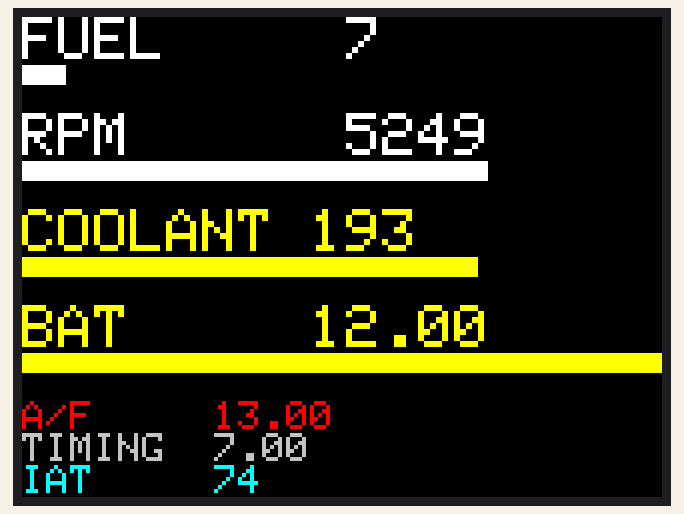
Bench run of a sketch on a simulated Arduino Uno, built with avr-gcc and run on an emulated ATmega328P. On the bench: 320×240 colour display. Random numbers use the default seed unless the sketch sets one.

Above: at 0.43 s.
At 5.29 s:
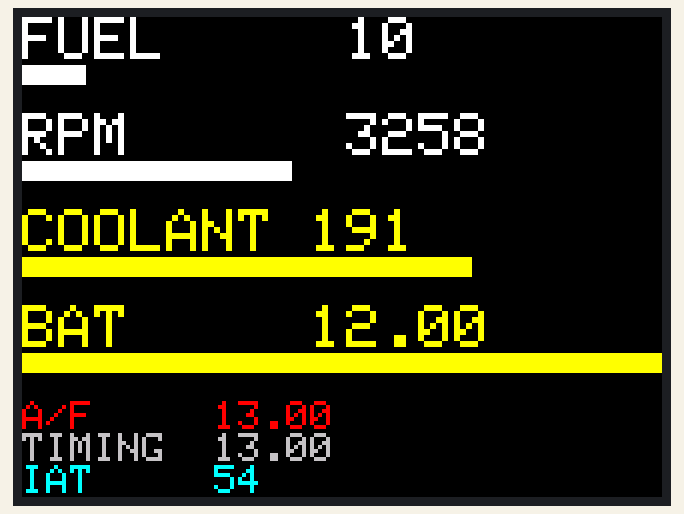
At 9.89 s:
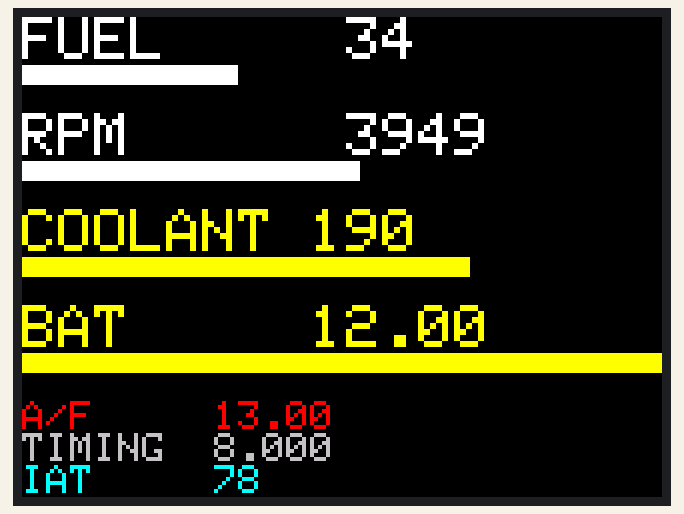
At 17.65 s:
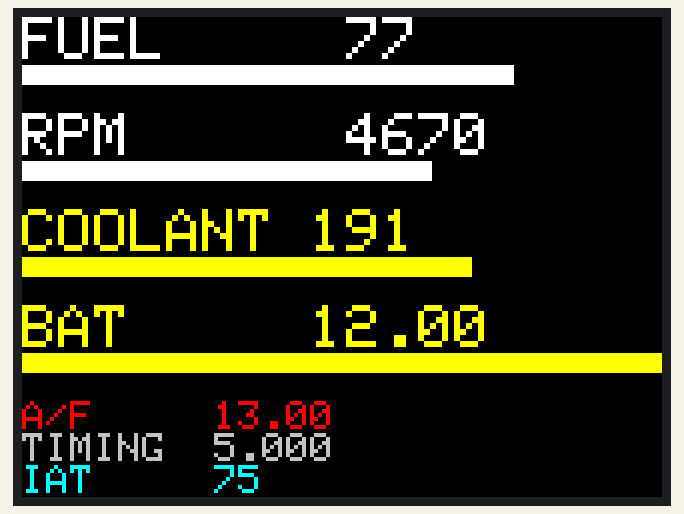
At 28.38 s:
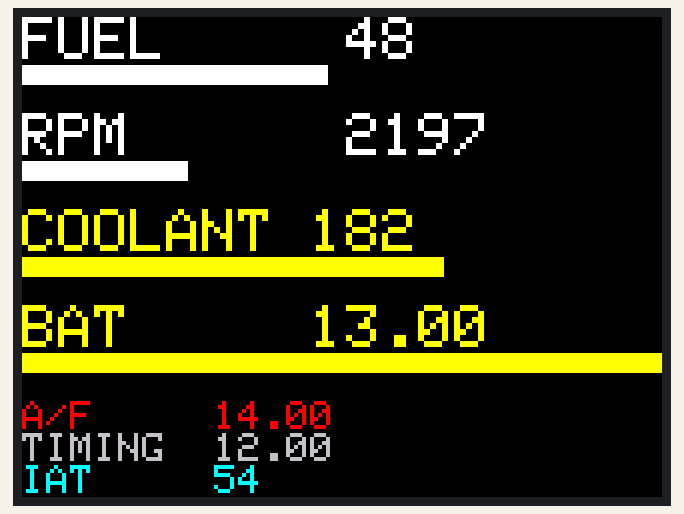
At 39.1 s:
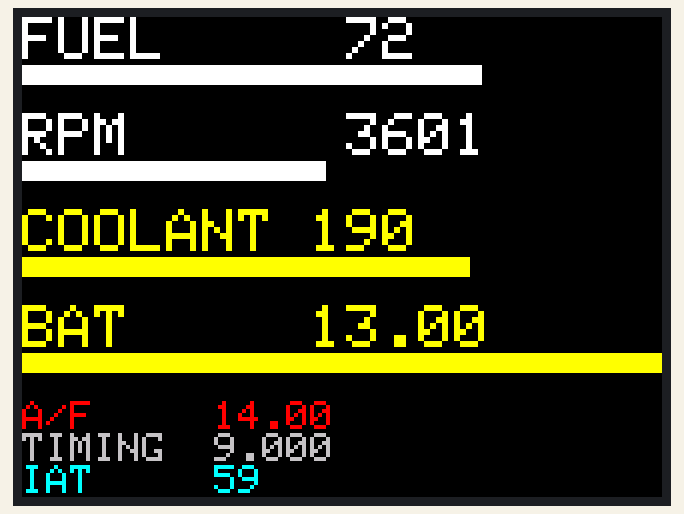

The sketch:

dash.ino
```cpp
#include <Arduino.h>
#include <math.h>
#include <CircularBuffer.h>
#include "SPI.h"
#include <Adafruit_GFX.h>
#include "Adafruit_ILI9341.h"

// https://learn.adafruit.com/adafruit-2-8-and-3-2-color-tft-touchscreen-breakout-v2/spi-wiring-and-test
// https://speeduino.com/forum/viewtopic.php?f=14&t=2809
// https://wiki.speeduino.com/en/reference/Interface_Protocol
// https://github.com/paleppp/2SerialToRealdashCAN/blob/main/src/2SerialToRealdashCAN.ino
// https://github.com/pazi88/Speeduino-M5x-PCBs/blob/master/m52tu%2C%20m54%20PnP/Serial3toBMWcan/Serial3toBMWcan.ino
#define DISP_CLK 4
#define DISP_DIO 5
#define RESISTANCE_PIN 2
#define ALT_LIGHT_LED_PIN 2
#define ALT_LIGHT_READ_PIN 3
#define ALT_R1 4700.0
#define ALT_R2 1470.0
#define FUEL_REF_OHM 20
#define WINDOW_SIZE 32
#define VIN 5.0

#define LCD_CS 10
#define LCD_CD 9
#define LCD_MOSI 11
#define LCD_MISO 12
#define LCD_RESET 8
#define LCD_CLK 13
#define BLACK   0x0000
#define BLUE    0x001F
#define RED     0xF800
#define GREEN   0x07E0
#define CYAN    0x07FF
#define MAGENTA 0xF81F
#define YELLOW  0xFFE0
#define WHITE   0xFFFF


CircularBuffer<double,WINDOW_SIZE> fuelWindow;
// Adafruit_ILI9341 tft = Adafruit_ILI9341(LCD_CS, LCD_CD, -1);

Adafruit_ILI9341 tft = Adafruit_ILI9341(LCD_CS, LCD_CD, LCD_MOSI, LCD_CLK, LCD_RESET, LCD_MISO);
// Adafruit_ILI9341 tft = Adafruit_ILI9341(LCD_CS, TFT_DC);

void setup() {
  // Serial.begin(115200);
  // Serial.println("ILI9341 Test!");

  tft.begin();
  tft.fillScreen(BLACK);

  // Serial.println(F("Done!"));
}

#define BAR_HEIGHT 10
#define BACKGROUND_COLOR ILI9341_BLACK


void loop(void) {
  // Serial.println("LOoping");
  tft.setTextSize(3);
  tft.setRotation(3);

  tft.setCursor(0, 0);
  tft.setTextColor(ILI9341_WHITE, BACKGROUND_COLOR);
  tft.print("FUEL     ");
  int fuel = readFuel();
  tft.println(fuel);
  showGauge(fuel, 0, 100, ILI9341_WHITE);

  tft.setTextColor(ILI9341_WHITE, BACKGROUND_COLOR);
  tft.print("RPM      ");
  int rpm = readRPM();
  tft.println(rpm);
  showGauge(rpm, 500, 7000, ILI9341_WHITE);

  tft.setTextColor(ILI9341_YELLOW, BACKGROUND_COLOR);
  tft.print("COOLANT ");
  int coolant = readCoolant();
  tft.println(coolant);
  showGauge(coolant, 50, 250, ILI9341_YELLOW);


  tft.setTextColor(ILI9341_YELLOW, BACKGROUND_COLOR);
  tft.print("BAT     ");
  float volts = readBat();
  tft.println(volts);
  showGauge((int)(volts * 100), 100, 150, ILI9341_YELLOW);


  tft.setTextSize(2);

  tft.setTextColor(ILI9341_RED, BACKGROUND_COLOR);
  tft.print("A/F     ");
  float af = readAF();
  tft.println(af);


  tft.setTextColor(ILI9341_LIGHTGREY, BACKGROUND_COLOR);
  tft.print("TIMING  ");
  tft.println(readTiming());

  tft.setTextColor(ILI9341_CYAN, BACKGROUND_COLOR);
  tft.print("IAT     ");
  tft.println(readIAT());

}


void showGauge(int value, int min, int max, int color) {
  int width = map(value, min, max, 0, tft.width());
  tft.fillRect(0, tft.getCursorY(), tft.width(), BAR_HEIGHT, BACKGROUND_COLOR);
  tft.fillRect(
    0, tft.getCursorY(),
    width, BAR_HEIGHT,
    color
  );
  tft.println();
}

int readFuel() {
  return random(0, 100);
}


int readRPM() {
  return random(2000, 6000);
}

float readBat() {
  return random(12, 14);
}

float readCoolant() {
  return random(180, 200);
}

float readAF() {
  return random(13.0, 15.0);
}

float readTiming() {
  return random(5, 15);
}

int readIAT() {
  return random(50, 80);
}


// void readFuel() {
//   double vout = (double)((analogRead(RESISTANCE_PIN) * VIN) / 1024.0);
//   double ohms = FUEL_REF_OHM * (vout / (VIN - vout));
//   fuelWindow.push(ohms);
//   double avgOhms = avg(fuelWindow);

//   double gallons = 29.0207 + (-7.0567 * log(avgOhms));
//   int pct = floor((gallons / 14) * 100);
//   if (pct < 0) {
//     pct = 0;
//   }

// }


// double avg(CircularBuffer<double,WINDOW_SIZE> &cb) {
//   if (cb.size() == 0) return 0;
//   double total = 0;
//   for (int i = 0; i <= cb.size(); i++) {
//     total += cb[i];
//   }
//   return total / cb.size();
// }
```
